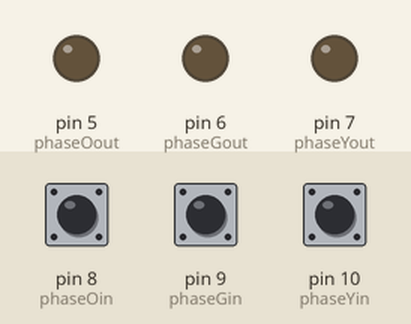
Simulated run of this sketch. Board: Arduino Uno, built with avr-gcc and run on an emulated ATmega328P. On the bench: output pins drawn as LEDs (lit = HIGH). The inputs (shaded band) are chosen by the test bench; at power-on: pin 8 (phaseOin) HIGH, pin 9 (phaseGin) HIGH, pin 10 (phaseYin) HIGH.

Above: at 1.2 s.
1.3 s: pin 8 (phaseOin) pulled LOW for 0.15 s
At 2.6 s:
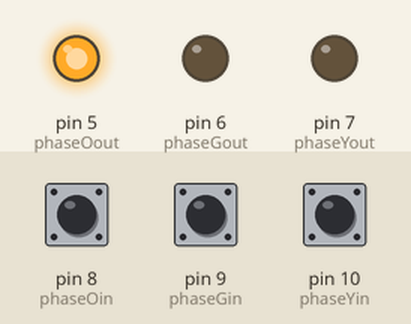
2.9 s: pin 9 (phaseGin) pulled LOW for 0.15 s
At 3.9 s:
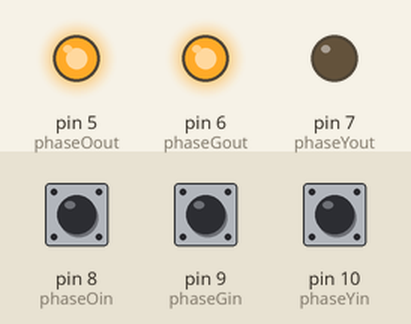
4.5 s: pin 10 (phaseYin) pulled LOW for 0.15 s
At 5.2 s:
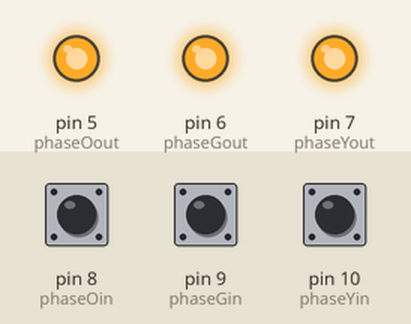
6.1 s: pin 8 (phaseOin) pulled LOW for 1 s
At 6.9 s:
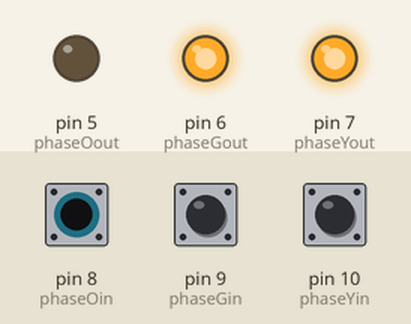
8.6 s: pin 9 (phaseGin) pulled LOW for 1 s
At 9.4 s:
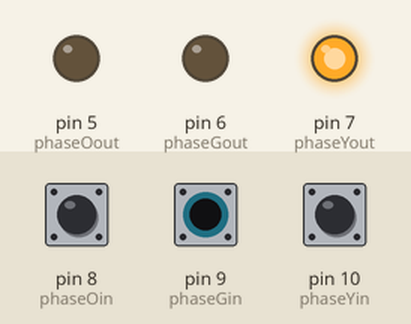
11.1 s: pin 10 (phaseYin) pulled LOW for 1 s
At 11.9 s:
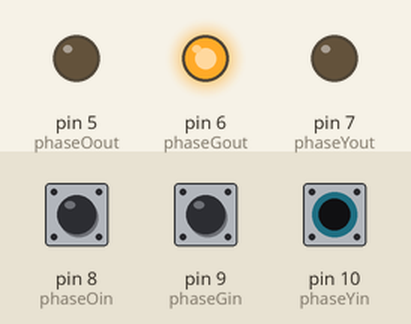
Timing chart, 0 to 14.1 s (numbered marks = the images above; inputs shaded):
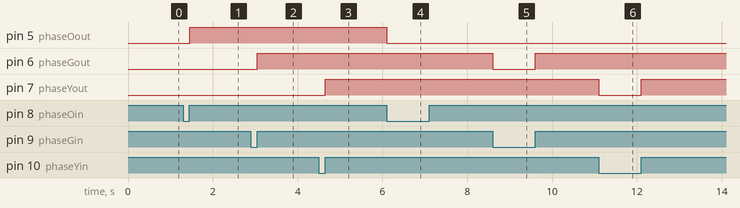

The sketch:

Tst11a_sketch_jan10a.ino
```cpp
// 3 Channel Signal Calibration

// include the pinchangeint library
#include <PinChangeInt.h>

// Assign channel in pins
const byte phaseOin = 8;
const byte phaseGin = 9;
const byte phaseYin = 10;

// Assign channel out pins
const byte phaseOout = 5;
const byte phaseGout = 6;
const byte phaseYout = 7;

// Setup signal outputs expected by external processor
volatile uint8_t phaseOStateIn;
volatile uint8_t phaseGStateIn;
volatile uint8_t phaseYStateIn;

// Setup signal time constants for calcs
unsigned long phaseOstart = 0;
volatile unsigned long phaseOend = 0;
volatile unsigned long phaseOintervalin = 0;

//Setup calibration & debounce constants
const int debounce = 500;
float calPercent = .85;

// These bit flags are set in FlagsShared to indicate which
// channels have new signals
const byte phaseOflag = 1;
const byte phaseGflag = 2;
const byte phaseYflag = 4;

// holds the update flags defined above
volatile uint8_t FlagsShared;

void setup()
{

  //Speed pin setup
  pinMode(phaseOout, OUTPUT);
  pinMode(phaseOin, INPUT);
  digitalWrite (phaseOin, HIGH);

  //PhaseO pin setup
  pinMode(phaseGout, OUTPUT);
  pinMode(phaseGin, INPUT);
  digitalWrite (phaseGin, HIGH);

  //PhaseG pin setup
  pinMode(phaseYout, OUTPUT);
  pinMode(phaseYin, INPUT);
  digitalWrite (phaseYin, HIGH);

  // use the PinChangeInt library to attach the interrupts
  // Pins chosen make this interchangeable with an Uno and Leo
  PCintPort::attachInterrupt(phaseOin, calcPhaseO,CHANGE);
  PCintPort::attachInterrupt(phaseGin, calcPhaseG,CHANGE);
  PCintPort::attachInterrupt(phaseYin, calcPhaseY,CHANGE);
}

void loop()
{
  // create local variables to hold a local copies of the channel inputs

  static uint8_t phaseOstate;

  unsigned long phaseOinterval;

  unsigned long phaseOdelay;

  unsigned long phaseOlast;

  unsigned long phaseOmicros;

  static uint8_t phaseGstate;

  static uint8_t phaseYstate;

  // local copy of update flags

  static uint8_t UpdateFlags;

  // check shared update flags to see if any channels have a change in the signal

  if(FlagsShared)
  {
    noInterrupts();

    // turn interrupts off quickly to take local copies of the shared variables

    // take a local copy of which channels were updated in case we need to use this in the rest of loop

    UpdateFlags = FlagsShared;


    if(UpdateFlags & phaseOflag)
    {
      phaseOstate = phaseOStateIn;
      phaseOinterval = phaseOintervalin;
      phaseOlast = phaseOend;
    }

    if(UpdateFlags & phaseGflag)
    {
      phaseGstate = phaseGStateIn;
    }

    if(UpdateFlags & phaseYflag)
    {
      phaseYstate = phaseYStateIn;
    }

    // clear shared copy of updated flags

    FlagsShared = 0;

    interrupts(); // we have local copies of the inputs, so now we can turn interrupts back on

  }

 phaseOmicros=micros();
 if(phaseOmicros-phaseOend<1000000)
 {
  if(phaseOmicros-phaseOlast>(phaseOinterval/calPercent))
  {
   phaseOlast=phaseOmicros;
   digitalWrite(phaseOout, phaseOstate);
  }
 }


/*
  if(UpdateFlags & phaseOflag)
  {
    if (phaseOstate==LOW)
    {
    phaseOdelay=((phaseOinterval/calPercent)-phaseOinterval);
    delayMicroseconds(phaseOdelay);
    digitalWrite(phaseOout, phaseOstate);
    }
    else
    {
    phaseOdelay=((phaseOinterval/calPercent)-phaseOinterval);
    delayMicroseconds(phaseOdelay);
    digitalWrite(phaseOout, phaseOstate);
    }
  }
*/

  if(UpdateFlags & phaseGflag)
  {
    digitalWrite(phaseGout, phaseGstate);
  }


  if(UpdateFlags & phaseYflag)
  {
    digitalWrite(phaseYout, phaseYstate);
  }

  UpdateFlags = 0;
}


//  interrupt service routines

void calcPhaseO()
{
  phaseOStateIn = digitalRead(phaseOin);
  phaseOstart = micros();
  if(phaseOStateIn==LOW)
  {
  if ((phaseOstart-phaseOend)>debounce)
    {
      phaseOintervalin=phaseOstart-phaseOend;
      phaseOend=phaseOstart;
    }
  }
  FlagsShared |= phaseOflag;
}

void calcPhaseG()
{
  phaseGStateIn = digitalRead(phaseGin);
  FlagsShared |= phaseGflag;
}

void calcPhaseY()
{
  phaseYStateIn = digitalRead(phaseYin);
  FlagsShared |= phaseYflag;
}
```

Measured:
- after the input at 1.3 s, pin 5 (phaseOout): LOW → HIGH after 0.15 s
- after the input at 2.9 s, pin 6 (phaseGout): LOW → HIGH after 0.15 s
- after the input at 4.5 s, pin 7 (phaseYout): LOW → HIGH after 0.15 s
- after the input at 6.1 s, pin 5 (phaseOout): HIGH → LOW at once
- after the input at 8.6 s, pin 6 (phaseGout): HIGH → LOW at once, → HIGH 1.0 s later
- after the input at 11.1 s, pin 7 (phaseYout): HIGH → LOW at once, → HIGH 1.0 s later
